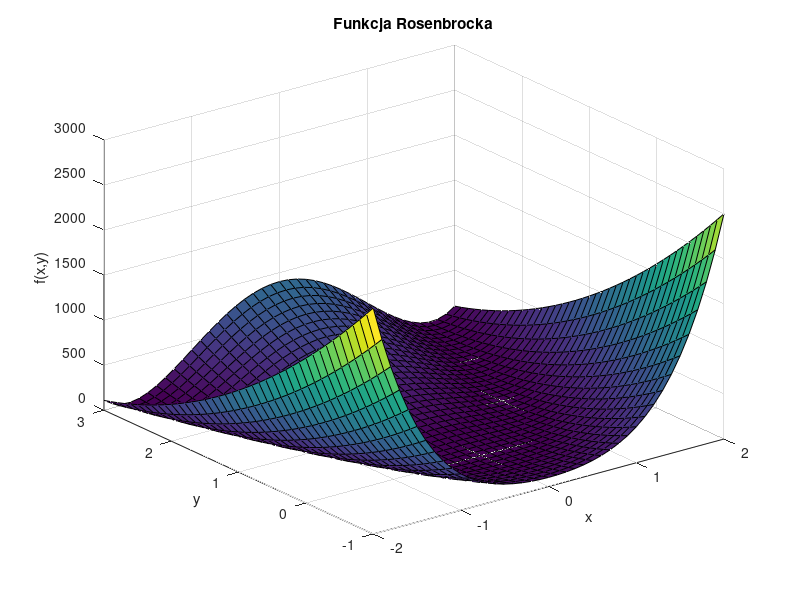

The MATLAB script that drew this image: (Note: this script raises an error after producing the figure.)
% Ustawienie parametrów funkcji Rosenbrocka
a = 1;
b = 100;

% Definicja funkcji Rosenbrocka
rosenbrock = @(x) (a - x(1))^2 + b*(x(2) - x(1)^2)^2;

% Generowanie siatki punktów
[x, y] = meshgrid(-2:0.1:2, -1:0.1:3);
z = arrayfun(@(x,y) rosenbrock([x,y]), x, y);

% Wykres funkcji Rosenbrocka
figure;
surf(x, y, z);
xlabel('x');
ylabel('y');
zlabel('f(x,y)');
title('Funkcja Rosenbrocka');

% Punkt startowy
x0 = [0, 0];

% Opcje algorytmu
options = optimoptions('fminunc', 'Display', 'iter', 'Algorithm', 'quasi-newton');

% Wywołanie funkcji fminunc
[xmin, fval, exitflag, output] = fminunc(rosenbrock, x0, options);

% Wykres funkcji Rosenbrocka z zaznaczonym minimum
figure;
surf(x, y, z);
hold on;
plot3(x0(1), x0(2), rosenbrock(x0), 'ro', 'MarkerSize', 10, 'LineWidth', 2);
plot3(xmin(1), xmin(2), fval, 'go', 'MarkerSize', 10, 'LineWidth', 2);
xlabel('x');
ylabel('y');
zlabel('f(x,y)');
title('Funkcja Rosenbrocka z zaznaczonym minimum');
legend('Funkcja Rosenbrocka', 'Punkt startowy', 'Minimum');
